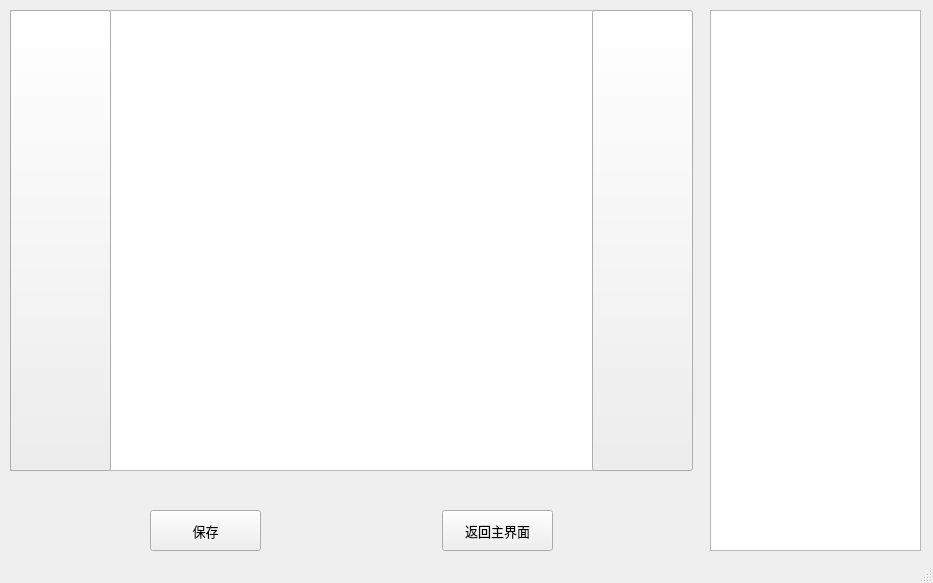
<?xml version="1.0" encoding="UTF-8"?>
<ui version="4.0">
 <class>MainWindow</class>
 <widget class="QMainWindow" name="MainWindow">
  <property name="windowModality">
   <enum>Qt::NonModal</enum>
  </property>
  <property name="geometry">
   <rect>
    <x>0</x>
    <y>0</y>
    <width>933</width>
    <height>583</height>
   </rect>
  </property>
  <property name="font">
   <font>
    <family>微软雅黑</family>
    <pointsize>10</pointsize>
   </font>
  </property>
  <property name="windowTitle">
   <string>图片显示</string>
  </property>
  <property name="windowIcon">
   <iconset>
    <normaloff>滑稽.png</normaloff>滑稽.png</iconset>
  </property>
  <property name="iconSize">
   <size>
    <width>45</width>
    <height>45</height>
   </size>
  </property>
  <widget class="QWidget" name="centralwidget">
   <widget class="QGraphicsView" name="graphicsView">
    <property name="geometry">
     <rect>
      <x>10</x>
      <y>10</y>
      <width>681</width>
      <height>461</height>
     </rect>
    </property>
    <property name="cursor" stdset="0">
     <cursorShape>PointingHandCursor</cursorShape>
    </property>
   </widget>
   <widget class="QPushButton" name="pushButton_back">
    <property name="geometry">
     <rect>
      <x>442</x>
      <y>510</y>
      <width>111</width>
      <height>41</height>
     </rect>
    </property>
    <property name="font">
     <font>
      <family>微软雅黑</family>
      <pointsize>10</pointsize>
     </font>
    </property>
    <property name="text">
     <string>返回主界面</string>
    </property>
   </widget>
   <widget class="QLabel" name="label">
    <property name="geometry">
     <rect>
      <x>10</x>
      <y>10</y>
      <width>681</width>
      <height>461</height>
     </rect>
    </property>
    <property name="text">
     <string/>
    </property>
   </widget>
   <widget class="QPushButton" name="pushButton_save">
    <property name="geometry">
     <rect>
      <x>150</x>
      <y>510</y>
      <width>111</width>
      <height>41</height>
     </rect>
    </property>
    <property name="font">
     <font>
      <family>微软雅黑</family>
      <pointsize>10</pointsize>
     </font>
    </property>
    <property name="text">
     <string>保存</string>
    </property>
   </widget>
   <widget class="QLabel" name="label_2">
    <property name="geometry">
     <rect>
      <x>320</x>
      <y>480</y>
      <width>61</width>
      <height>21</height>
     </rect>
    </property>
    <property name="text">
     <string/>
    </property>
   </widget>
   <widget class="QPushButton" name="pushButton_left">
    <property name="geometry">
     <rect>
      <x>10</x>
      <y>10</y>
      <width>101</width>
      <height>461</height>
     </rect>
    </property>
    <property name="text">
     <string/>
    </property>
   </widget>
   <widget class="QPushButton" name="pushButton_right">
    <property name="geometry">
     <rect>
      <x>592</x>
      <y>10</y>
      <width>101</width>
      <height>461</height>
     </rect>
    </property>
    <property name="text">
     <string/>
    </property>
   </widget>
   <widget class="QListView" name="listView">
    <property name="geometry">
     <rect>
      <x>710</x>
      <y>10</y>
      <width>211</width>
      <height>541</height>
     </rect>
    </property>
   </widget>
  </widget>
  <widget class="QStatusBar" name="statusbar"/>
 </widget>
 <resources/>
 <connections/>
</ui>
